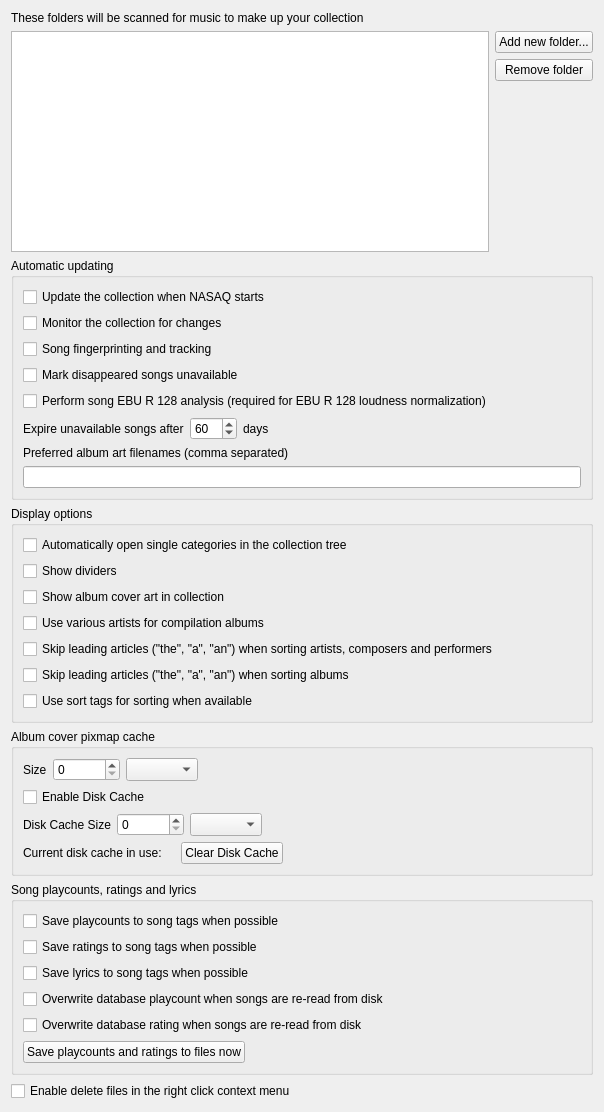
<?xml version="1.0" encoding="UTF-8"?>
<ui version="4.0">
 <class>CollectionSettingsPage</class>
 <widget class="QWidget" name="CollectionSettingsPage">
  <property name="geometry">
   <rect>
    <x>0</x>
    <y>0</y>
    <width>604</width>
    <height>1112</height>
   </rect>
  </property>
  <property name="windowTitle">
   <string>Collection</string>
  </property>
  <layout class="QVBoxLayout" name="layout_collectionsettingspage">
   <item>
    <widget class="QLabel" name="label_collection_folders">
     <property name="text">
      <string>These folders will be scanned for music to make up your collection</string>
     </property>
    </widget>
   </item>
   <item>
    <layout class="QHBoxLayout" name="layout_collection_folders">
     <item>
      <widget class="QListView" name="list">
       <property name="editTriggers">
        <set>QAbstractItemView::NoEditTriggers</set>
       </property>
       <property name="iconSize">
        <size>
         <width>16</width>
         <height>16</height>
        </size>
       </property>
       <property name="uniformItemSizes">
        <bool>true</bool>
       </property>
      </widget>
     </item>
     <item>
      <layout class="QVBoxLayout" name="layout_collection_folder_buttons">
       <item>
        <widget class="QPushButton" name="add_directory">
         <property name="text">
          <string>Add new folder...</string>
         </property>
         <property name="flat">
          <bool>false</bool>
         </property>
        </widget>
       </item>
       <item>
        <widget class="QPushButton" name="remove_directory">
         <property name="text">
          <string>Remove folder</string>
         </property>
        </widget>
       </item>
       <item>
        <spacer name="spacer_collection_buttons">
         <property name="orientation">
          <enum>Qt::Vertical</enum>
         </property>
         <property name="sizeHint" stdset="0">
          <size>
           <width>20</width>
           <height>40</height>
          </size>
         </property>
        </spacer>
       </item>
      </layout>
     </item>
    </layout>
   </item>
   <item>
    <widget class="QGroupBox" name="groupbox_updating">
     <property name="title">
      <string>Automatic updating</string>
     </property>
     <layout class="QVBoxLayout" name="layout_updating">
      <item>
       <widget class="QCheckBox" name="startup_scan">
        <property name="text">
         <string>Update the collection when NASAQ starts</string>
        </property>
       </widget>
      </item>
      <item>
       <widget class="QCheckBox" name="monitor">
        <property name="text">
         <string>Monitor the collection for changes</string>
        </property>
       </widget>
      </item>
      <item>
       <widget class="QCheckBox" name="song_tracking">
        <property name="text">
         <string>Song fingerprinting and tracking</string>
        </property>
       </widget>
      </item>
      <item>
       <widget class="QCheckBox" name="mark_songs_unavailable">
        <property name="text">
         <string>Mark disappeared songs unavailable</string>
        </property>
       </widget>
      </item>
      <item>
       <widget class="QCheckBox" name="song_ebur128_loudness_analysis">
        <property name="text">
         <string>Perform song EBU R 128 analysis (required for EBU R 128 loudness normalization)</string>
        </property>
       </widget>
      </item>
      <item>
       <widget class="QWidget" name="widget" native="true">
        <layout class="QHBoxLayout" name="horizontalLayout_2">
         <property name="leftMargin">
          <number>0</number>
         </property>
         <property name="topMargin">
          <number>0</number>
         </property>
         <property name="rightMargin">
          <number>0</number>
         </property>
         <property name="bottomMargin">
          <number>0</number>
         </property>
         <item>
          <widget class="QLabel" name="label_expire_unavailable_songs_after">
           <property name="sizePolicy">
            <sizepolicy hsizetype="Fixed" vsizetype="Preferred">
             <horstretch>0</horstretch>
             <verstretch>0</verstretch>
            </sizepolicy>
           </property>
           <property name="text">
            <string>Expire unavailable songs after</string>
           </property>
          </widget>
         </item>
         <item>
          <widget class="QSpinBox" name="expire_unavailable_songs_days">
           <property name="maximum">
            <number>365</number>
           </property>
           <property name="value">
            <number>60</number>
           </property>
          </widget>
         </item>
         <item>
          <widget class="QLabel" name="label_expire_unavailable_songs_days">
           <property name="sizePolicy">
            <sizepolicy hsizetype="Fixed" vsizetype="Preferred">
             <horstretch>0</horstretch>
             <verstretch>0</verstretch>
            </sizepolicy>
           </property>
           <property name="text">
            <string>days</string>
           </property>
          </widget>
         </item>
         <item>
          <spacer name="spacer_expire_unavailable_songs">
           <property name="orientation">
            <enum>Qt::Horizontal</enum>
           </property>
           <property name="sizeHint" stdset="0">
            <size>
             <width>40</width>
             <height>20</height>
            </size>
           </property>
          </spacer>
         </item>
        </layout>
       </widget>
      </item>
      <item>
       <widget class="QLabel" name="label_preferred_cover_filenames">
        <property name="text">
         <string>Preferred album art filenames (comma separated)</string>
        </property>
       </widget>
      </item>
      <item>
       <widget class="QLineEdit" name="cover_art_patterns">
        <property name="toolTip">
         <string>When looking for album art NASAQ will first look for picture files that contain one of these words.
If there are no matches then it will use the largest image in the directory.</string>
        </property>
       </widget>
      </item>
     </layout>
    </widget>
   </item>
   <item>
    <widget class="QGroupBox" name="groupbox_display">
     <property name="title">
      <string>Display options</string>
     </property>
     <layout class="QVBoxLayout" name="layout_display">
      <item>
       <widget class="QCheckBox" name="auto_open">
        <property name="text">
         <string>Automatically open single categories in the collection tree</string>
        </property>
       </widget>
      </item>
      <item>
       <widget class="QCheckBox" name="show_dividers">
        <property name="text">
         <string>Show dividers</string>
        </property>
       </widget>
      </item>
      <item>
       <widget class="QCheckBox" name="pretty_covers">
        <property name="text">
         <string>Show album cover art in collection</string>
        </property>
       </widget>
      </item>
      <item>
       <widget class="QCheckBox" name="various_artists">
        <property name="text">
         <string>Use various artists for compilation albums</string>
        </property>
       </widget>
      </item>
      <item>
       <widget class="QCheckBox" name="checkbox_skip_articles_for_artists">
        <property name="text">
         <string>Skip leading articles (&quot;the&quot;, &quot;a&quot;, &quot;an&quot;) when sorting artists, composers and performers</string>
        </property>
       </widget>
      </item>
      <item>
       <widget class="QCheckBox" name="checkbox_skip_articles_for_albums">
        <property name="text">
         <string>Skip leading articles (&quot;the&quot;, &quot;a&quot;, &quot;an&quot;) when sorting albums</string>
        </property>
       </widget>
      </item>
      <item>
       <widget class="QCheckBox" name="checkbox_use_sort_tags">
        <property name="text">
         <string>Use sort tags for sorting when available</string>
        </property>
       </widget>
      </item>
     </layout>
    </widget>
   </item>
   <item>
    <widget class="QGroupBox" name="groupbox_albumcovercache">
     <property name="title">
      <string>Album cover pixmap cache</string>
     </property>
     <layout class="QVBoxLayout" name="verticalLayout">
      <item>
       <layout class="QGridLayout" name="layout_cache_size">
        <item row="0" column="2">
         <widget class="QSpinBox" name="spinbox_cache_size">
          <property name="sizePolicy">
           <sizepolicy hsizetype="Minimum" vsizetype="Preferred">
            <horstretch>0</horstretch>
            <verstretch>0</verstretch>
           </sizepolicy>
          </property>
          <property name="maximumSize">
           <size>
            <width>80</width>
            <height>16777215</height>
           </size>
          </property>
          <property name="maximum">
           <number>1048576</number>
          </property>
         </widget>
        </item>
        <item row="0" column="0">
         <widget class="QLabel" name="label_cache_size">
          <property name="sizePolicy">
           <sizepolicy hsizetype="Minimum" vsizetype="Preferred">
            <horstretch>0</horstretch>
            <verstretch>0</verstretch>
           </sizepolicy>
          </property>
          <property name="text">
           <string>Size</string>
          </property>
         </widget>
        </item>
        <item row="0" column="3">
         <widget class="QComboBox" name="combobox_cache_size">
          <property name="sizePolicy">
           <sizepolicy hsizetype="Minimum" vsizetype="Preferred">
            <horstretch>0</horstretch>
            <verstretch>0</verstretch>
           </sizepolicy>
          </property>
         </widget>
        </item>
        <item row="0" column="4">
         <spacer name="spacer_cache_size">
          <property name="orientation">
           <enum>Qt::Horizontal</enum>
          </property>
          <property name="sizeHint" stdset="0">
           <size>
            <width>0</width>
            <height>0</height>
           </size>
          </property>
         </spacer>
        </item>
       </layout>
      </item>
      <item>
       <layout class="QHBoxLayout" name="layout_disk_cache">
        <item>
         <widget class="QCheckBox" name="checkbox_disk_cache">
          <property name="text">
           <string>Enable Disk Cache</string>
          </property>
         </widget>
        </item>
        <item>
         <spacer name="spacer_disk_cache">
          <property name="orientation">
           <enum>Qt::Horizontal</enum>
          </property>
          <property name="sizeHint" stdset="0">
           <size>
            <width>0</width>
            <height>0</height>
           </size>
          </property>
         </spacer>
        </item>
       </layout>
      </item>
      <item>
       <layout class="QGridLayout" name="layout_disk_cache_size">
        <item row="0" column="0">
         <widget class="QLabel" name="label_disk_cache_size">
          <property name="sizePolicy">
           <sizepolicy hsizetype="Minimum" vsizetype="Preferred">
            <horstretch>0</horstretch>
            <verstretch>0</verstretch>
           </sizepolicy>
          </property>
          <property name="text">
           <string>Disk Cache Size</string>
          </property>
         </widget>
        </item>
        <item row="0" column="2">
         <widget class="QComboBox" name="combobox_disk_cache_size">
          <property name="sizePolicy">
           <sizepolicy hsizetype="Minimum" vsizetype="Preferred">
            <horstretch>0</horstretch>
            <verstretch>0</verstretch>
           </sizepolicy>
          </property>
         </widget>
        </item>
        <item row="0" column="1">
         <widget class="QSpinBox" name="spinbox_disk_cache_size">
          <property name="sizePolicy">
           <sizepolicy hsizetype="Minimum" vsizetype="Preferred">
            <horstretch>0</horstretch>
            <verstretch>0</verstretch>
           </sizepolicy>
          </property>
          <property name="maximumSize">
           <size>
            <width>80</width>
            <height>16777215</height>
           </size>
          </property>
          <property name="maximum">
           <number>1048576</number>
          </property>
         </widget>
        </item>
        <item row="0" column="4">
         <spacer name="spacer_disk_cache_size">
          <property name="orientation">
           <enum>Qt::Horizontal</enum>
          </property>
          <property name="sizeHint" stdset="0">
           <size>
            <width>0</width>
            <height>0</height>
           </size>
          </property>
         </spacer>
        </item>
       </layout>
      </item>
      <item>
       <layout class="QHBoxLayout" name="horizontalLayout">
        <item>
         <widget class="QLabel" name="label_disk_cache_in_use">
          <property name="text">
           <string>Current disk cache in use:</string>
          </property>
         </widget>
        </item>
        <item>
         <widget class="QLabel" name="disk_cache_in_use">
          <property name="text">
           <string/>
          </property>
         </widget>
        </item>
        <item>
         <widget class="QPushButton" name="button_clear_disk_cache">
          <property name="sizePolicy">
           <sizepolicy hsizetype="Minimum" vsizetype="Preferred">
            <horstretch>0</horstretch>
            <verstretch>0</verstretch>
           </sizepolicy>
          </property>
          <property name="text">
           <string>Clear Disk Cache</string>
          </property>
         </widget>
        </item>
        <item>
         <spacer name="spacer_disk_cache_in_use">
          <property name="orientation">
           <enum>Qt::Horizontal</enum>
          </property>
          <property name="sizeHint" stdset="0">
           <size>
            <width>0</width>
            <height>0</height>
           </size>
          </property>
         </spacer>
        </item>
       </layout>
      </item>
     </layout>
    </widget>
   </item>
   <item>
    <widget class="QGroupBox" name="groupbox_song_playcounts_and_ratings">
     <property name="title">
      <string>Song playcounts, ratings and lyrics</string>
     </property>
     <layout class="QVBoxLayout" name="verticalLayout_3">
      <item>
       <widget class="QCheckBox" name="checkbox_save_playcounts">
        <property name="text">
         <string>Save playcounts to song tags when possible</string>
        </property>
       </widget>
      </item>
      <item>
       <widget class="QCheckBox" name="checkbox_save_ratings">
        <property name="text">
         <string>Save ratings to song tags when possible</string>
        </property>
       </widget>
      </item>
      <item>
       <widget class="QCheckBox" name="checkbox_save_lyrics">
        <property name="toolTip">
         <string>Lyrics found automatically are saved to the song tags when possible, otherwise they are saved to the collection database only. This is also the default for new lyrics in the tag editor.</string>
        </property>
        <property name="text">
         <string>Save lyrics to song tags when possible</string>
        </property>
       </widget>
      </item>
      <item>
       <widget class="QCheckBox" name="checkbox_overwrite_playcount">
        <property name="text">
         <string>Overwrite database playcount when songs are re-read from disk</string>
        </property>
       </widget>
      </item>
      <item>
       <widget class="QCheckBox" name="checkbox_overwrite_rating">
        <property name="text">
         <string>Overwrite database rating when songs are re-read from disk</string>
        </property>
       </widget>
      </item>
      <item>
       <layout class="QHBoxLayout" name="layout_statistics_button">
        <item>
         <widget class="QPushButton" name="button_save_stats">
          <property name="text">
           <string>Save playcounts and ratings to files now</string>
          </property>
         </widget>
        </item>
        <item>
         <spacer name="spacer_save_stats">
          <property name="orientation">
           <enum>Qt::Horizontal</enum>
          </property>
          <property name="sizeHint" stdset="0">
           <size>
            <width>40</width>
            <height>20</height>
           </size>
          </property>
         </spacer>
        </item>
       </layout>
      </item>
     </layout>
    </widget>
   </item>
   <item>
    <widget class="QCheckBox" name="checkbox_delete_files">
     <property name="text">
      <string>Enable delete files in the right click context menu</string>
     </property>
    </widget>
   </item>
  </layout>
 </widget>
 <tabstops>
  <tabstop>list</tabstop>
  <tabstop>add_directory</tabstop>
  <tabstop>remove_directory</tabstop>
  <tabstop>startup_scan</tabstop>
  <tabstop>monitor</tabstop>
  <tabstop>song_tracking</tabstop>
  <tabstop>mark_songs_unavailable</tabstop>
  <tabstop>song_ebur128_loudness_analysis</tabstop>
  <tabstop>expire_unavailable_songs_days</tabstop>
  <tabstop>cover_art_patterns</tabstop>
  <tabstop>auto_open</tabstop>
  <tabstop>show_dividers</tabstop>
  <tabstop>pretty_covers</tabstop>
  <tabstop>various_artists</tabstop>
  <tabstop>checkbox_skip_articles_for_artists</tabstop>
  <tabstop>checkbox_skip_articles_for_albums</tabstop>
  <tabstop>checkbox_use_sort_tags</tabstop>
  <tabstop>spinbox_cache_size</tabstop>
  <tabstop>combobox_cache_size</tabstop>
  <tabstop>checkbox_disk_cache</tabstop>
  <tabstop>spinbox_disk_cache_size</tabstop>
  <tabstop>combobox_disk_cache_size</tabstop>
  <tabstop>button_clear_disk_cache</tabstop>
  <tabstop>checkbox_save_playcounts</tabstop>
  <tabstop>checkbox_save_ratings</tabstop>
  <tabstop>checkbox_save_lyrics</tabstop>
  <tabstop>checkbox_overwrite_playcount</tabstop>
  <tabstop>checkbox_overwrite_rating</tabstop>
  <tabstop>button_save_stats</tabstop>
  <tabstop>checkbox_delete_files</tabstop>
 </tabstops>
 <resources/>
 <connections/>
</ui>
